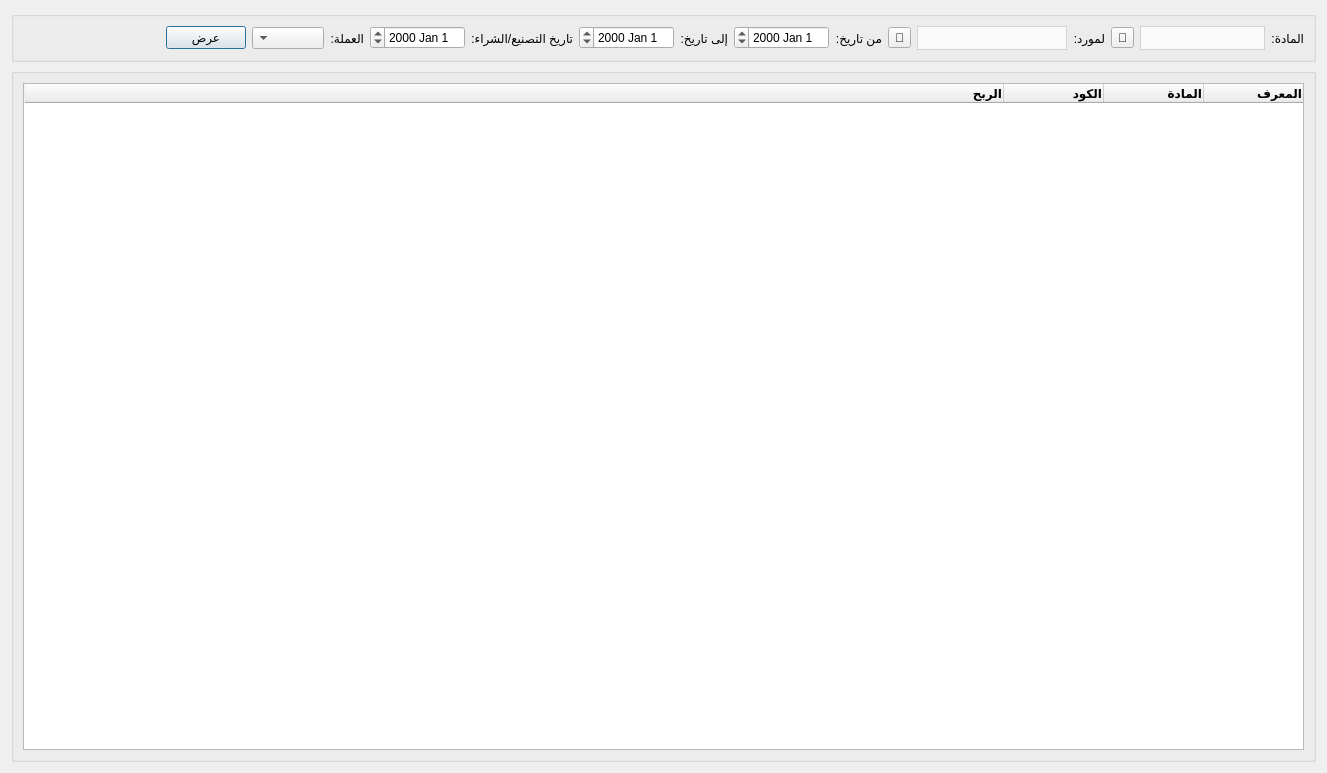
<?xml version="1.0" encoding="UTF-8"?>
<ui version="4.0">
 <class>PurchasesReport</class>
 <widget class="QDialog" name="PurchasesReport">
  <property name="windowModality">
   <enum>Qt::WindowModal</enum>
  </property>
  <property name="geometry">
   <rect>
    <x>0</x>
    <y>0</y>
    <width>1327</width>
    <height>773</height>
   </rect>
  </property>
  <property name="windowTitle">
   <string>تقرير شراء</string>
  </property>
  <property name="windowIcon">
   <iconset>
    <normaloff>graphics/icon.xpm</normaloff>graphics/icon.xpm</iconset>
  </property>
  <property name="modal">
   <bool>true</bool>
  </property>
  <layout class="QGridLayout" name="gridLayout">
   <item row="1" column="0" colspan="2">
    <widget class="QGroupBox" name="groupBox_3">
     <property name="maximumSize">
      <size>
       <width>16777215</width>
       <height>1000</height>
      </size>
     </property>
     <property name="layoutDirection">
      <enum>Qt::RightToLeft</enum>
     </property>
     <property name="title">
      <string/>
     </property>
     <layout class="QGridLayout" name="gridLayout_3">
      <item row="0" column="0">
       <widget class="QTableWidget" name="purchases_table">
        <attribute name="horizontalHeaderStretchLastSection">
         <bool>true</bool>
        </attribute>
        <column>
         <property name="text">
          <string>المعرف</string>
         </property>
         <property name="font">
          <font>
           <weight>75</weight>
           <bold>true</bold>
          </font>
         </property>
         <property name="textAlignment">
          <set>AlignTrailing|AlignVCenter</set>
         </property>
        </column>
        <column>
         <property name="text">
          <string>المادة</string>
         </property>
         <property name="font">
          <font>
           <weight>75</weight>
           <bold>true</bold>
          </font>
         </property>
         <property name="textAlignment">
          <set>AlignTrailing|AlignVCenter</set>
         </property>
        </column>
        <column>
         <property name="text">
          <string>الكود</string>
         </property>
         <property name="font">
          <font>
           <weight>75</weight>
           <bold>true</bold>
          </font>
         </property>
         <property name="textAlignment">
          <set>AlignTrailing|AlignVCenter</set>
         </property>
        </column>
        <column>
         <property name="text">
          <string>الربح</string>
         </property>
         <property name="font">
          <font>
           <weight>75</weight>
           <bold>true</bold>
          </font>
         </property>
         <property name="textAlignment">
          <set>AlignTrailing|AlignVCenter</set>
         </property>
        </column>
       </widget>
      </item>
     </layout>
    </widget>
   </item>
   <item row="0" column="0" colspan="2">
    <widget class="QGroupBox" name="groupBox">
     <property name="maximumSize">
      <size>
       <width>16777215</width>
       <height>16777215</height>
      </size>
     </property>
     <property name="layoutDirection">
      <enum>Qt::RightToLeft</enum>
     </property>
     <property name="title">
      <string/>
     </property>
     <layout class="QGridLayout" name="gridLayout_2">
      <item row="0" column="13">
       <widget class="QComboBox" name="currency_combobox"/>
      </item>
      <item row="0" column="11">
       <widget class="QDateEdit" name="buy_manufacture_date"/>
      </item>
      <item row="0" column="12">
       <widget class="QLabel" name="label_12">
        <property name="text">
         <string>العملة:</string>
        </property>
       </widget>
      </item>
      <item row="0" column="3">
       <widget class="QLabel" name="label_10">
        <property name="maximumSize">
         <size>
          <width>16777215</width>
          <height>16777215</height>
         </size>
        </property>
        <property name="text">
         <string>لمورد:</string>
        </property>
       </widget>
      </item>
      <item row="0" column="8">
       <widget class="QLabel" name="label_3">
        <property name="maximumSize">
         <size>
          <width>16777215</width>
          <height>16777215</height>
         </size>
        </property>
        <property name="text">
         <string>إلى تاريخ:</string>
        </property>
       </widget>
      </item>
      <item row="0" column="1">
       <widget class="QComboBox" name="materials_combobox">
        <property name="minimumSize">
         <size>
          <width>125</width>
          <height>0</height>
         </size>
        </property>
        <property name="styleSheet">
         <string notr="true">QComboBox {
        background-color: #fafafa;
        border: 1px solid lightgrey;		
		height: 22px;
		color: black;
    }
    QComboBox::drop-down {
        border: none;
    }</string>
        </property>
       </widget>
      </item>
      <item row="0" column="2">
       <widget class="QToolButton" name="select_material_btn">
        <property name="text">
         <string>🔎</string>
        </property>
       </widget>
      </item>
      <item row="0" column="9">
       <widget class="QDateEdit" name="to_date_input"/>
      </item>
      <item row="0" column="6">
       <widget class="QLabel" name="label_2">
        <property name="maximumSize">
         <size>
          <width>16777215</width>
          <height>16777215</height>
         </size>
        </property>
        <property name="text">
         <string>من تاريخ:</string>
        </property>
       </widget>
      </item>
      <item row="0" column="0">
       <widget class="QLabel" name="label">
        <property name="maximumSize">
         <size>
          <width>16777215</width>
          <height>16777215</height>
         </size>
        </property>
        <property name="text">
         <string>المادة:</string>
        </property>
       </widget>
      </item>
      <item row="0" column="4">
       <widget class="QComboBox" name="suppliers_combobox">
        <property name="minimumSize">
         <size>
          <width>150</width>
          <height>0</height>
         </size>
        </property>
        <property name="styleSheet">
         <string notr="true">QComboBox {
        background-color: #fafafa;
        border: 1px solid lightgrey;		
		height: 22px;
		color: black;
    }
    QComboBox::drop-down {
        border: none;
    }</string>
        </property>
       </widget>
      </item>
      <item row="0" column="14">
       <widget class="QPushButton" name="calc_btn">
        <property name="text">
         <string>عرض</string>
        </property>
       </widget>
      </item>
      <item row="0" column="7">
       <widget class="QDateEdit" name="from_date_input"/>
      </item>
      <item row="0" column="5">
       <widget class="QToolButton" name="select_supplier_btn">
        <property name="text">
         <string>🔎</string>
        </property>
       </widget>
      </item>
      <item row="0" column="10">
       <widget class="QLabel" name="label_9">
        <property name="maximumSize">
         <size>
          <width>16777215</width>
          <height>16777215</height>
         </size>
        </property>
        <property name="text">
         <string>تاريخ التصنيع/الشراء:</string>
        </property>
       </widget>
      </item>
      <item row="0" column="15">
       <spacer name="horizontalSpacer_6">
        <property name="orientation">
         <enum>Qt::Horizontal</enum>
        </property>
        <property name="sizeHint" stdset="0">
         <size>
          <width>40</width>
          <height>20</height>
         </size>
        </property>
       </spacer>
      </item>
     </layout>
    </widget>
   </item>
  </layout>
 </widget>
 <resources/>
 <connections/>
</ui>
